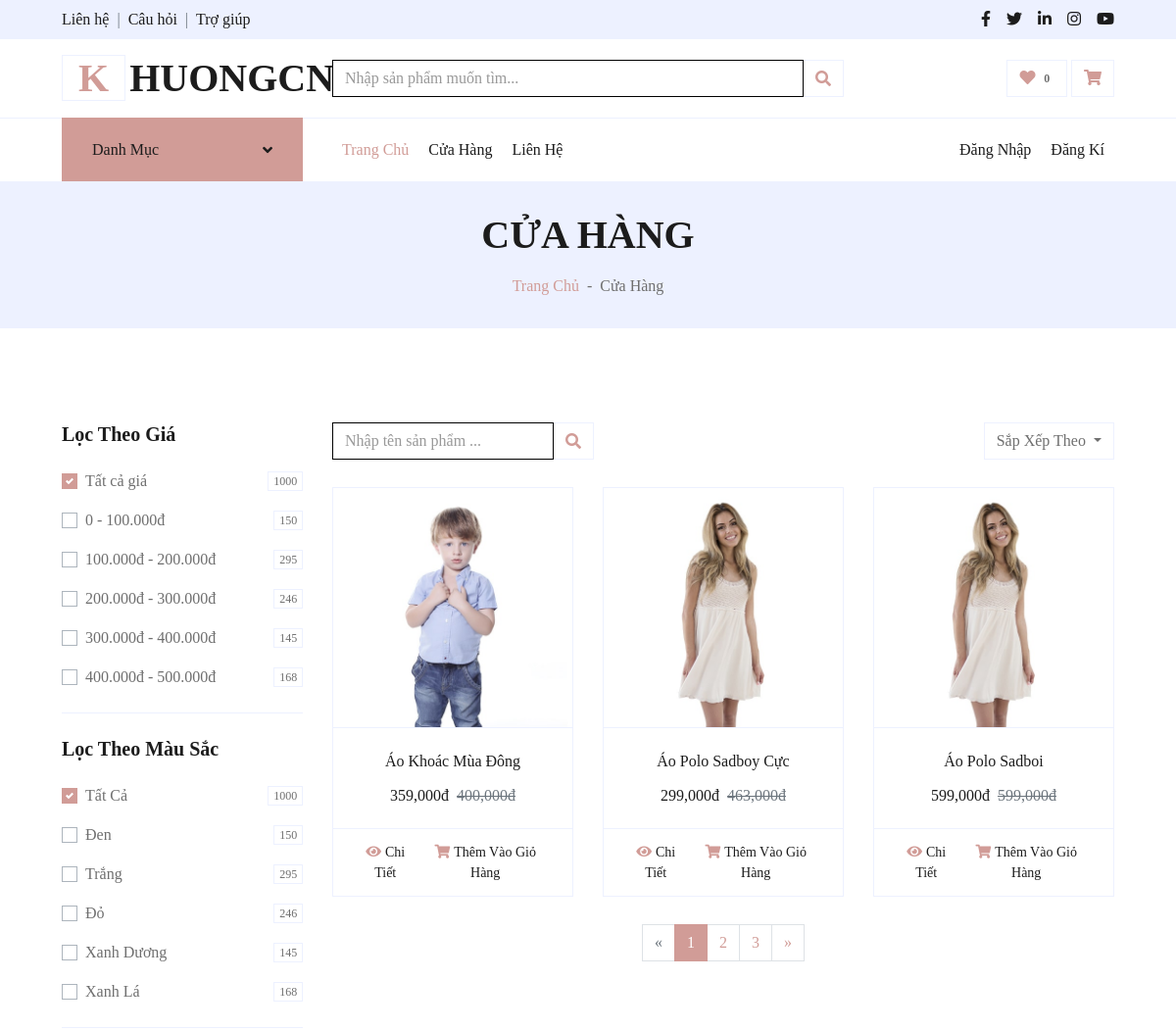
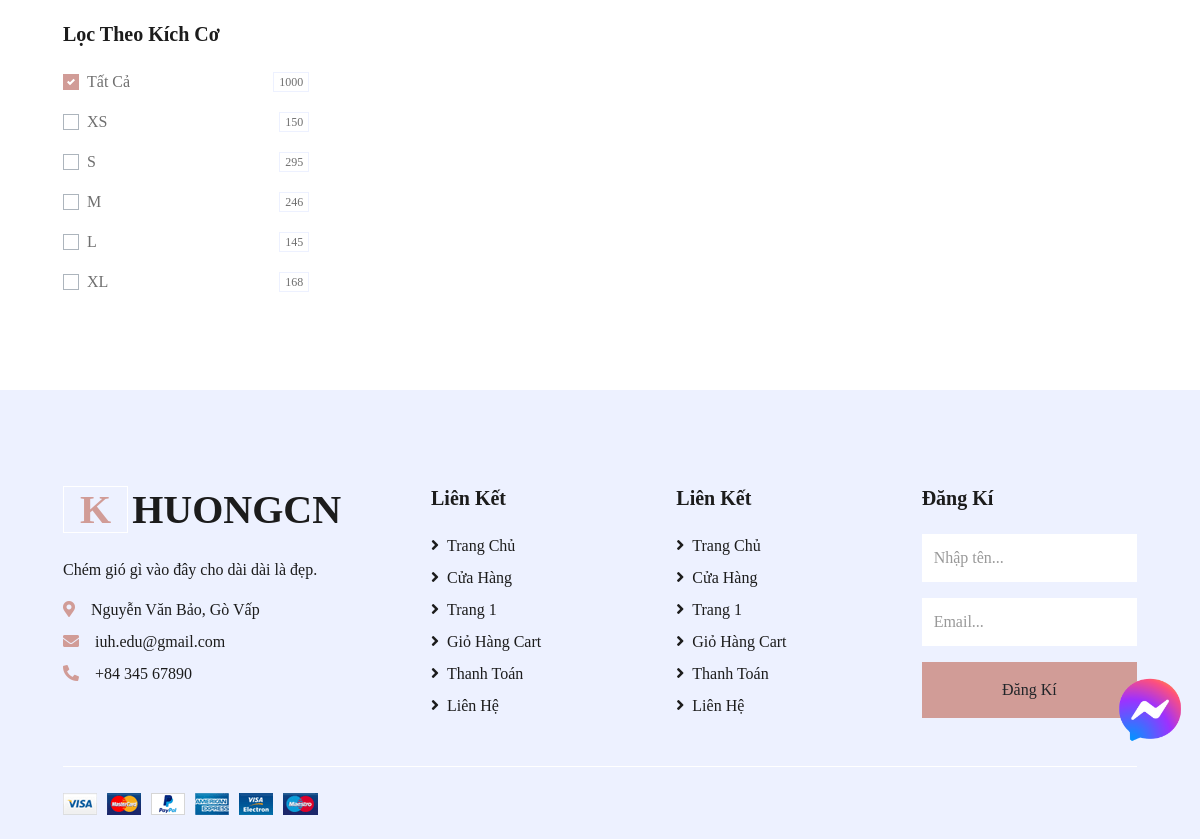
The page /shop.php on the database its author committed (2 pictures, top to bottom).
### tables this page shows
CREATE TABLE `sanpham` (
  `id` int(11) UNSIGNED NOT NULL,
  `MaSanPham` varchar(255) NOT NULL,
  `TenSanPham` varchar(255) NOT NULL,
  `Gia` double NOT NULL,
  `GiaKM` double NOT NULL,
  `MaDanhMuc` varchar(255) NOT NULL,
  `MoTa` varchar(255) NOT NULL,
  `Hinh` varchar(255) NOT NULL
);

### class/cls_quanao.php (the view, shortened to what this page needs)
<?php
class TMDT
{
	private function connect()
	{
		$hostname = "localhost";
        $username = "phugacod_phugacod_quanao";
        $password = "/*Phu@143*";
        $dbname = "phugacod_quanao";
		$conn = mysqli_connect($hostname, $username, $password, $dbname);
		if (!$conn) {
			echo "Database connection error" . mysqli_connect_error();
			exit();
		} else {
			mysqli_select_db($conn, $dbname);
			mysqli_set_charset($conn, 'UTF8');
			return $conn;
		}
	}
	public function load_shop($sql){
		$link = $this->connect();
		$ketqua = mysqli_query($link, $sql);
		$i = mysqli_num_rows($ketqua);
		if ($i > 0) {
			while ($row = mysqli_fetch_array($ketqua)) {
                $id = $row['id'];
				$TenSanPham = $row['TenSanPham'];
				$Gia = $row['Gia'];
				$GiaKM = $row['GiaKM'];
				$Hinh = $row['Hinh'];
					echo '
                    <div class="col-lg-4 col-md-6 col-sm-12 pb-1">
                            <div class="card product-item border-0 mb-4">
                                <div
                                    class="card-header product-img position-relative overflow-hidden bg-transparent border p-0">
                                    <img class="img-fluid w-100" src="img/'.$Hinh.'" alt="">
                                </div>
                                <div class="card-body border-left border-right text-center p-0 pt-4 pb-3">
                                    <h6 class="text-truncate mb-3">'.$TenSanPham.'</h6>
                                    <div class="d-flex justify-content-center">
                                        <h6>'.number_format($GiaKM).'đ</h6>
                                        <h6 class="text-muted ml-2"><del>'.number_format($Gia).'đ</del></h6>
                                    </div>
                                </div>
                                <div class="card-footer d-flex justify-content-between bg-light border">
                                    <a href="detail.php?id='.$id.'" class="btn btn-sm text-dark p-0"><i
                                            class="fas fa-eye text-primary mr-1"></i>Chi Tiết</a>
                                    <a href="" class="btn btn-sm text-dark p-0"><i
                                            class="fas fa-shopping-cart text-primary mr-1"></i>Thêm Vào Giỏ Hàng</a>
                                </div>
                            </div>
                        </div>';
			}
		} else {
			echo 'Không có dữ liệu';
		}
	}
}

### rows shown on the page
sanpham: Hinh (picture), TenSanPham "Áo Khoác Mùa Đông", GiaKM "359,000", Gia "400,000"
sanpham: Hinh (picture), TenSanPham "Áo Polo Sadboy Cực", GiaKM "299,000", Gia "463,000"
sanpham: Hinh (picture), TenSanPham "Áo Polo Sadboi", GiaKM "599,000", Gia "599,000"
